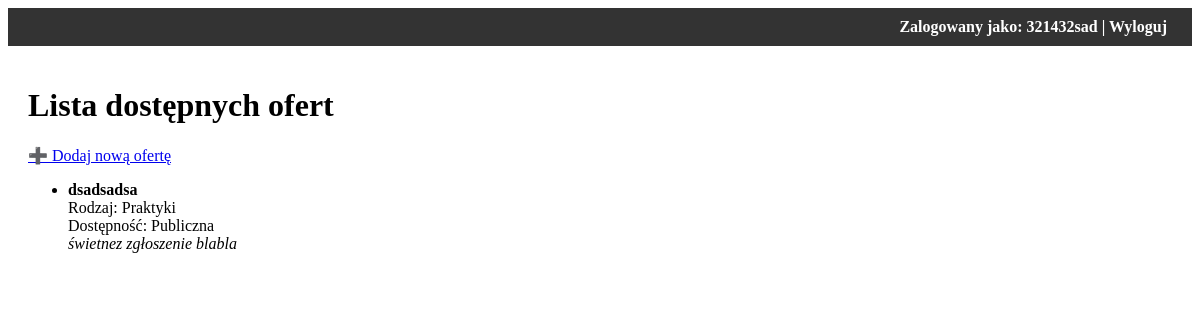
Page /oferty/ (signed in) on the committed database.
### aplikacjaTest/models.py (models this page shows, shortened)
class Oferta(models.Model):
    class Rodzaj(models.TextChoices):
        PRACA = "Praca zawodowa", "Praca zawodowa"
        PRAKTYKI = "Praktyki", "Praktyki"
        STAZ = "Staż", "Staż"
        JDG = "JDG", "JDG"
    class Dostepnosc(models.TextChoices):
        PUBLICZNA = "Publiczna", "Publiczna"
        NIEPUBLICZNA = "Niepubliczna", "Niepubliczna"
    pracodawca = models.ForeignKey(Pracodawca, on_delete=models.CASCADE)
    opis = models.TextField(null=True)
    rodzaj_zgloszenia = models.CharField(max_length=30, choices=Rodzaj.choices)
    dostepnosc_oferty = models.CharField(max_length=20, choices=Dostepnosc.choices)

class Pracodawca(models.Model):
    uzytkownik = models.OneToOneField(Uzytkownik, on_delete=models.CASCADE)
    adres = models.ForeignKey(Adres, on_delete=models.PROTECT)
    imie_przedstawiciela = models.CharField(max_length=50, null=True)
    nazwisko_przedstawiciela = models.CharField(max_length=50, null=True)
    nazwa_firmy = models.CharField(max_length=100, null=True)
    nip = models.CharField(max_length=10, null=True)

### aplikacjaTest/views/przegladajOferty.py (the view)
# urls.py: path("oferty/", OfertaListView.as_view(), name="lista_ofert"),
class OfertaListView(LoginRequiredMixin,View):
    def get(self, request):
        oferty = Oferta.objects.all()  # możesz dodać filtr tylko publiczne
        return render(request, "oferta/oferta_lista.html", {"oferty": oferty})

### aplikacjaTest/templates/oferta/oferta_lista.html (shortened to what this page needs)
{% extends "base.html" %}
{% block content %}
<!DOCTYPE html>
<html>
<head>
</head>
<body>
<h1>Lista dostępnych ofert</h1>
<a href="{% url 'dodaj_oferte' %}">➕ Dodaj nową ofertę</a>
<ul>
    {% for oferta in oferty %}
        <li>
            <strong>{{ oferta.pracodawca.nazwa_firmy }}</strong><br>
            Rodzaj: {{ oferta.rodzaj_zgloszenia }} <br>
            Dostępność: {{ oferta.dostepnosc_oferty }} <br>
            <em>{{ oferta.opis }}</em>
        </li>
    {% empty %}
        <li>Brak ofert.</li>
    {% endfor %}
</ul>
</body>
</html>
{% endblock %}

### aplikacjaTest/templates/base.html (shortened to what this page needs)
<!DOCTYPE html>
<html lang="pl">
<head>
</head>
<body>
<div class="navbar">
    <div class="nav-left">
    </div>
    <div class="nav-right">
        {% if request.user.is_authenticated %}
            Zalogowany jako: {{ request.user.username }}
            | <a href="{% url 'logout' %}">Wyloguj</a>
        {% else %}
            <a href="{% url 'login' %}">Zaloguj</a>
        {% endif %}
    </div>
</div>
<div style="padding:20px;">
    {% block content %}{% endblock %}
</div>
</body>
</html>

### aplikacjaTest/templates/base.html (style rules this page uses)
.navbar { display: flex; justify-content: space-between; background: #333; padding: 10px; color: white; }
.nav-left a, .nav-right a { color: white; margin-right: 15px; text-decoration: none; }
.nav-right { font-weight: bold; }

### rows in the picture
Oferta: pracodawca.nazwa_firmy "dsadsadsa", rodzaj_zgloszenia "Praktyki", dostepnosc_oferty "Publiczna", opis "świetnez zgłoszenie blabla"

### other values in the picture
{{ request.user.username }} "321432sad"
